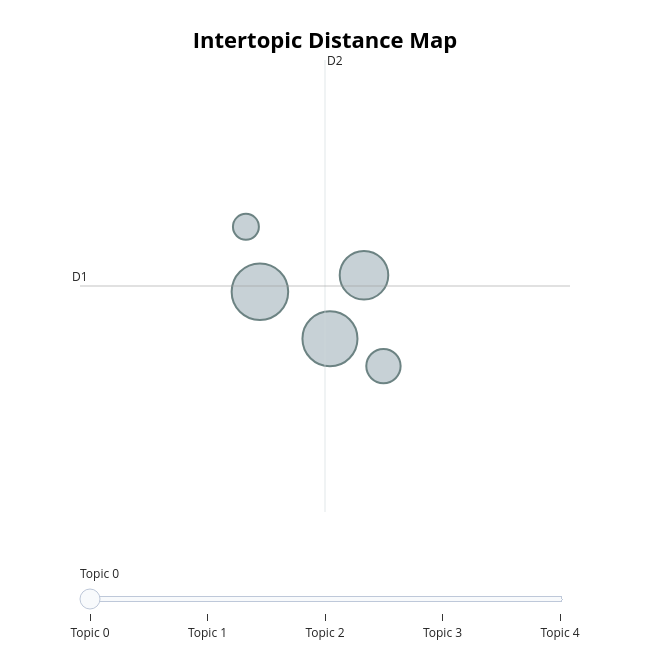

Here is the notebook cell this chart was saved with:
### Markdown cell above
## 5. BERTopic Visualizations

### Code cell
# 1. Visualize Topics (Interactive)
try:
    fig_topics = topic_model.visualize_topics()
    fig_topics.show()
except Exception as e:
    display("Cant create diagram => ", e)

### Figure 1 — Plotly figure (JSON) as saved in the notebook; plotly's stock layout.template omitted (floating-point values rounded to 4 significant figures)
{"data": [{"customdata": [[0, "energy | consumption | design | software | energy consumption", 19], [1, "energy | software | consumption | energy consumption | development", 18], [2, "energy | mobile | consumption | applications | energy consumption", 14], [3, "engineering | green | sustainability | software engineering | software", 7], [4, "patterns | design | power | embedded | use", 4]], "hovertemplate": "<b>Topic %{customdata[0]}</b><br>%{customdata[1]}<br>Size: %{customdata[2]}", "legendgroup": "", "marker": {"color": "#B0BEC5", "line": {"color": "DarkSlateGrey", "width": 2}, "size": [19, 18, 14, 7, 4], "sizemode": "area", "sizeref": 0.01188, "symbol": "circle"}, "mode": "markers", "name": "", "orientation": "v", "showlegend": false, "type": "scatter", "x": [14.81, 15.73, 16.18, 16.44, 14.62], "xaxis": "x", "y": [12.0, 11.46, 12.19, 11.15, 12.75], "yaxis": "y"}], "layout": {"annotations": [{"showarrow": false, "text": "D1", "x": 12.43, "y": 12.07, "yshift": 10}, {"showarrow": false, "text": "D2", "x": 15.67, "xshift": 10, "y": 14.66}], "height": 650, "hoverlabel": {"bgcolor": "white", "font": {"family": "Rockwell", "size": 16}}, "legend": {"itemsizing": "constant", "tracegroupgap": 0}, "margin": {"t": 60}, "shapes": [{"line": {"color": "#CFD8DC", "width": 2}, "type": "line", "x0": 15.67, "x1": 15.67, "y0": 9.477, "y1": 14.66}, {"line": {"color": "#9E9E9E", "width": 2}, "type": "line", "x0": 12.43, "x1": 18.91, "y0": 12.07, "y1": 12.07}], "sliders": [{"active": 0, "pad": {"t": 50}, "steps": [{"args": [{"marker.color": [["red", "#B0BEC5", "#B0BEC5", "#B0BEC5", "#B0BEC5"]]}], "label": "Topic 0", "method": "update"}, {"args": [{"marker.color": [["#B0BEC5", "red", "#B0BEC5", "#B0BEC5", "#B0BEC5"]]}], "label": "Topic 1", "method": "update"}, {"args": [{"marker.color": [["#B0BEC5", "#B0BEC5", "red", "#B0BEC5", "#B0BEC5"]]}], "label": "Topic 2", "method": "update"}, {"args": [{"marker.color": [["#B0BEC5", "#B0BEC5", "#B0BEC5", "red", "#B0BEC5"]]}], "label": "Topic 3", "method": "update"}, {"args": [{"marker.color": [["#B0BEC5", "#B0BEC5", "#B0BEC5", "#B0BEC5", "red"]]}], "label": "Topic 4", "method": "update"}]}], "title": {"font": {"color": "Black", "size": 22}, "text": "<b>Intertopic Distance Map</b>", "x": 0.5, "xanchor": "center", "y": 0.95, "yanchor": "top"}, "width": 650, "xaxis": {"anchor": "y", "domain": [0, 1], "range": [12.43, 18.91], "title": {"text": ""}, "visible": false}, "yaxis": {"anchor": "x", "domain": [0, 1], "range": [9.477, 14.66], "title": {"text": ""}, "visible": false}}}
